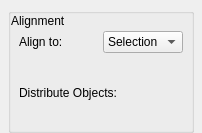
         <widget class="QWidget" name="AlignmentWidget">
          <layout class="QVBoxLayout" name="alignmentOuter">
           <item>
            <widget class="QGroupBox" name="groupBox">
             <property name="title">
              <string />
             </property>
             <layout class="QVBoxLayout" name="boxLayout">
              <item>
               <widget class="QLabel" name="layoutAlignmentHeading">
                <property name="text">
                 <string>Alignment</string>
                </property>
                <property name="heading" stdset="0">
                 <bool>true</bool>
                </property>
               </widget>
              </item>
              <item>
               <widget class="QWidget" name="widgetAlignTarget">
                <layout class="QHBoxLayout" name="targetLayout">
                 <property name="spacing">
                  <number>6</number>
                 </property>
                 <item>
                  <widget class="QLabel" name="labelAlignTo">
                   <property name="text">
                    <string>Align to:</string>
                   </property>
                  </widget>
                 </item>
                 <item>
                  <widget class="QComboBox" name="comboBoxAlignTo">
                   <item>
                    <property name="text">
                     <string>Selection</string>
                    </property>
                   </item>
                   <item>
                    <property name="text">
                     <string>Timeline</string>
                    </property>
                   </item>
                  </widget>
                 </item>
                 <property name="leftMargin">
                  <number>8</number>
                 </property>
                 <property name="rightMargin">
                  <number>8</number>
                 </property>
                 <property name="topMargin">
                  <number>3</number>
                 </property>
                 <property name="bottomMargin">
                  <number>3</number>
                 </property>
                </layout>
               </widget>
              </item>
              <item>
               <widget class="QWidget" name="widgetAlignment">
                <layout class="QHBoxLayout" name="alignLayout">
                 <item>
                  <widget class="QToolButton" name="toolButtonAlignHorizontalLeft">
                   <property name="toolTip">
                    <string>Align Horizontal Left</string>
                   </property>
                   <property name="autoRaise">
                    <bool>true</bool>
                   </property>
                   <property name="minimumSize">
                    <size>
                     <width>24</width>
                     <height>24</height>
                    </size>
                   </property>
                   <property name="maximumSize">
                    <size>
                     <width>24</width>
                     <height>24</height>
                    </size>
                   </property>
                   <property name="iconSize">
                    <size>
                     <width>16</width>
                     <height>16</height>
                    </size>
                   </property>
                   <property name="focusPolicy">
                    <enum>Qt::NoFocus</enum>
                   </property>
                   <property name="layoutIcon" stdset="0">
                    <bool>true</bool>
                   </property>
                  </widget>
                 </item>
                 <item>
                  <widget class="QToolButton" name="toolButtonAlignHorizontalCenter">
                   <property name="toolTip">
                    <string>Align Horizontal Center</string>
                   </property>
                   <property name="autoRaise">
                    <bool>true</bool>
                   </property>
                   <property name="minimumSize">
                    <size>
                     <width>24</width>
                     <height>24</height>
                    </size>
                   </property>
                   <property name="maximumSize">
                    <size>
                     <width>24</width>
                     <height>24</height>
                    </size>
                   </property>
                   <property name="iconSize">
                    <size>
                     <width>16</width>
                     <height>16</height>
                    </size>
                   </property>
                   <property name="focusPolicy">
                    <enum>Qt::NoFocus</enum>
                   </property>
                   <property name="layoutIcon" stdset="0">
                    <bool>true</bool>
                   </property>
                  </widget>
                 </item>
                 <item>
                  <widget class="QToolButton" name="toolButtonAlignHorizontalRight">
                   <property name="toolTip">
                    <string>Align Horizontal Right</string>
                   </property>
                   <property name="autoRaise">
                    <bool>true</bool>
                   </property>
                   <property name="minimumSize">
                    <size>
                     <width>24</width>
                     <height>24</height>
                    </size>
                   </property>
                   <property name="maximumSize">
                    <size>
                     <width>24</width>
                     <height>24</height>
                    </size>
                   </property>
                   <property name="iconSize">
                    <size>
                     <width>16</width>
                     <height>16</height>
                    </size>
                   </property>
                   <property name="focusPolicy">
                    <enum>Qt::NoFocus</enum>
                   </property>
                   <property name="layoutIcon" stdset="0">
                    <bool>true</bool>
                   </property>
                  </widget>
                 </item>
                 <item>
                  <spacer name="alignGroupSpacer">
                   <property name="orientation">
                    <enum>Qt::Horizontal</enum>
                   </property>
                   <property name="sizeType">
                    <enum>QSizePolicy::Expanding</enum>
                   </property>
                   <property name="sizeHint">
                    <size>
                     <width>20</width>
                     <height>24</height>
                    </size>
                   </property>
                  </spacer>
                 </item>
                 <item>
                  <widget class="QToolButton" name="toolButtonAlignVerticalTop">
                   <property name="toolTip">
                    <string>Align Vertical Top</string>
                   </property>
                   <property name="autoRaise">
                    <bool>true</bool>
                   </property>
                   <property name="minimumSize">
                    <size>
                     <width>24</width>
                     <height>24</height>
                    </size>
                   </property>
                   <property name="maximumSize">
                    <size>
                     <width>24</width>
                     <height>24</height>
                    </size>
                   </property>
                   <property name="iconSize">
                    <size>
                     <width>16</width>
                     <height>16</height>
                    </size>
                   </property>
                   <property name="focusPolicy">
                    <enum>Qt::NoFocus</enum>
                   </property>
                   <property name="layoutIcon" stdset="0">
                    <bool>true</bool>
                   </property>
                  </widget>
                 </item>
                 <item>
                  <widget class="QToolButton" name="toolButtonAlignVerticalMiddle">
                   <property name="toolTip">
                    <string>Align Vertical Middle</string>
                   </property>
                   <property name="autoRaise">
                    <bool>true</bool>
                   </property>
                   <property name="minimumSize">
                    <size>
                     <width>24</width>
                     <height>24</height>
                    </size>
                   </property>
                   <property name="maximumSize">
                    <size>
                     <width>24</width>
                     <height>24</height>
                    </size>
                   </property>
                   <property name="iconSize">
                    <size>
                     <width>16</width>
                     <height>16</height>
                    </size>
                   </property>
                   <property name="focusPolicy">
                    <enum>Qt::NoFocus</enum>
                   </property>
                   <property name="layoutIcon" stdset="0">
                    <bool>true</bool>
                   </property>
                  </widget>
                 </item>
                 <item>
                  <widget class="QToolButton" name="toolButtonAlignVerticalBottom">
                   <property name="toolTip">
                    <string>Align Vertical Bottom</string>
                   </property>
                   <property name="autoRaise">
                    <bool>true</bool>
                   </property>
                   <property name="minimumSize">
                    <size>
                     <width>24</width>
                     <height>24</height>
                    </size>
                   </property>
                   <property name="maximumSize">
                    <size>
                     <width>24</width>
                     <height>24</height>
                    </size>
                   </property>
                   <property name="iconSize">
                    <size>
                     <width>16</width>
                     <height>16</height>
                    </size>
                   </property>
                   <property name="focusPolicy">
                    <enum>Qt::NoFocus</enum>
                   </property>
                   <property name="layoutIcon" stdset="0">
                    <bool>true</bool>
                   </property>
                  </widget>
                 </item>
                 <property name="leftMargin">
                  <number>8</number>
                 </property>
                 <property name="rightMargin">
                  <number>8</number>
                 </property>
                 <property name="topMargin">
                  <number>3</number>
                 </property>
                 <property name="bottomMargin">
                  <number>3</number>
                 </property>
                 <property name="spacing">
                  <number>0</number>
                 </property>
                </layout>
               </widget>
              </item>
              <item>
               <widget class="QLabel" name="labelDistribute">
                <property name="text">
                 <string>Distribute Objects:</string>
                </property>
                <property name="indent">
                 <number>8</number>
                </property>
               </widget>
              </item>
              <item>
               <widget class="QWidget" name="widgetDistribute">
                <layout class="QHBoxLayout" name="distributeLayout">
                 <item>
                  <widget class="QToolButton" name="toolButtonDistributeTop">
                   <property name="toolTip">
                    <string>Distribute Top</string>
                   </property>
                   <property name="autoRaise">
                    <bool>true</bool>
                   </property>
                   <property name="minimumSize">
                    <size>
                     <width>24</width>
                     <height>24</height>
                    </size>
                   </property>
                   <property name="maximumSize">
                    <size>
                     <width>24</width>
                     <height>24</height>
                    </size>
                   </property>
                   <property name="iconSize">
                    <size>
                     <width>16</width>
                     <height>16</height>
                    </size>
                   </property>
                   <property name="focusPolicy">
                    <enum>Qt::NoFocus</enum>
                   </property>
                   <property name="layoutIcon" stdset="0">
                    <bool>true</bool>
                   </property>
                  </widget>
                 </item>
                 <item>
                  <widget class="QToolButton" name="toolButtonDistributeVertically">
                   <property name="toolTip">
                    <string>Distribute Vertically</string>
                   </property>
                   <property name="autoRaise">
                    <bool>true</bool>
                   </property>
                   <property name="minimumSize">
                    <size>
                     <width>24</width>
                     <height>24</height>
                    </size>
                   </property>
                   <property name="maximumSize">
                    <size>
                     <width>24</width>
                     <height>24</height>
                    </size>
                   </property>
                   <property name="iconSize">
                    <size>
                     <width>16</width>
                     <height>16</height>
                    </size>
                   </property>
                   <property name="focusPolicy">
                    <enum>Qt::NoFocus</enum>
                   </property>
                   <property name="layoutIcon" stdset="0">
                    <bool>true</bool>
                   </property>
                  </widget>
                 </item>
                 <item>
                  <widget class="QToolButton" name="toolButtonDistributeBottom">
                   <property name="toolTip">
                    <string>Distribute Bottom</string>
                   </property>
                   <property name="autoRaise">
                    <bool>true</bool>
                   </property>
                   <property name="minimumSize">
                    <size>
                     <width>24</width>
                     <height>24</height>
                    </size>
                   </property>
                   <property name="maximumSize">
                    <size>
                     <width>24</width>
                     <height>24</height>
                    </size>
                   </property>
                   <property name="iconSize">
                    <size>
                     <width>16</width>
                     <height>16</height>
                    </size>
                   </property>
                   <property name="focusPolicy">
                    <enum>Qt::NoFocus</enum>
                   </property>
                   <property name="layoutIcon" stdset="0">
                    <bool>true</bool>
                   </property>
                  </widget>
                 </item>
                 <item>
                  <spacer name="distributeGroupSpacer">
                   <property name="orientation">
                    <enum>Qt::Horizontal</enum>
                   </property>
                   <property name="sizeType">
                    <enum>QSizePolicy::Expanding</enum>
                   </property>
                   <property name="sizeHint">
                    <size>
                     <width>20</width>
                     <height>24</height>
                    </size>
                   </property>
                  </spacer>
                 </item>
                 <item>
                  <widget class="QToolButton" name="toolButtonDistributeLeft">
                   <property name="toolTip">
                    <string>Distribute Left</string>
                   </property>
                   <property name="autoRaise">
                    <bool>true</bool>
                   </property>
                   <property name="minimumSize">
                    <size>
                     <width>24</width>
                     <height>24</height>
                    </size>
                   </property>
                   <property name="maximumSize">
                    <size>
                     <width>24</width>
                     <height>24</height>
                    </size>
                   </property>
                   <property name="iconSize">
                    <size>
                     <width>16</width>
                     <height>16</height>
                    </size>
                   </property>
                   <property name="focusPolicy">
                    <enum>Qt::NoFocus</enum>
                   </property>
                   <property name="layoutIcon" stdset="0">
                    <bool>true</bool>
                   </property>
                  </widget>
                 </item>
                 <item>
                  <widget class="QToolButton" name="toolButtonDistributeHorizontally">
                   <property name="toolTip">
                    <string>Distribute Horizontally</string>
                   </property>
                   <property name="autoRaise">
                    <bool>true</bool>
                   </property>
                   <property name="minimumSize">
                    <size>
                     <width>24</width>
                     <height>24</height>
                    </size>
                   </property>
                   <property name="maximumSize">
                    <size>
                     <width>24</width>
                     <height>24</height>
                    </size>
                   </property>
                   <property name="iconSize">
                    <size>
                     <width>16</width>
                     <height>16</height>
                    </size>
                   </property>
                   <property name="focusPolicy">
                    <enum>Qt::NoFocus</enum>
                   </property>
                   <property name="layoutIcon" stdset="0">
                    <bool>true</bool>
                   </property>
                  </widget>
                 </item>
                 <item>
                  <widget class="QToolButton" name="toolButtonDistributeRight">
                   <property name="toolTip">
                    <string>Distribute  Right</string>
                   </property>
                   <property name="autoRaise">
                    <bool>true</bool>
                   </property>
                   <property name="minimumSize">
                    <size>
                     <width>24</width>
                     <height>24</height>
                    </size>
                   </property>
                   <property name="maximumSize">
                    <size>
                     <width>24</width>
                     <height>24</height>
                    </size>
                   </property>
                   <property name="iconSize">
                    <size>
                     <width>16</width>
                     <height>16</height>
                    </size>
                   </property>
                   <property name="focusPolicy">
                    <enum>Qt::NoFocus</enum>
                   </property>
                   <property name="layoutIcon" stdset="0">
                    <bool>true</bool>
                   </property>
                  </widget>
                 </item>
                 <property name="leftMargin">
                  <number>8</number>
                 </property>
                 <property name="rightMargin">
                  <number>8</number>
                 </property>
                 <property name="topMargin">
                  <number>3</number>
                 </property>
                 <property name="bottomMargin">
                  <number>3</number>
                 </property>
                 <property name="spacing">
                  <number>0</number>
                 </property>
                </layout>
               </widget>
              </item>
              <property name="spacing">
               <number>0</number>
              </property>
              <property name="leftMargin">
               <number>0</number>
              </property>
              <property name="topMargin">
               <number>0</number>
              </property>
              <property name="rightMargin">
               <number>0</number>
              </property>
              <property name="bottomMargin">
               <number>0</number>
              </property>
             </layout>
            </widget>
           </item>
           <property name="spacing">
            <number>6</number>
           </property>
           <property name="leftMargin">
            <number>8</number>
           </property>
           <property name="topMargin">
            <number>8</number>
           </property>
           <property name="rightMargin">
            <number>8</number>
           </property>
           <property name="bottomMargin">
            <number>0</number>
           </property>
          </layout>
         </widget>
